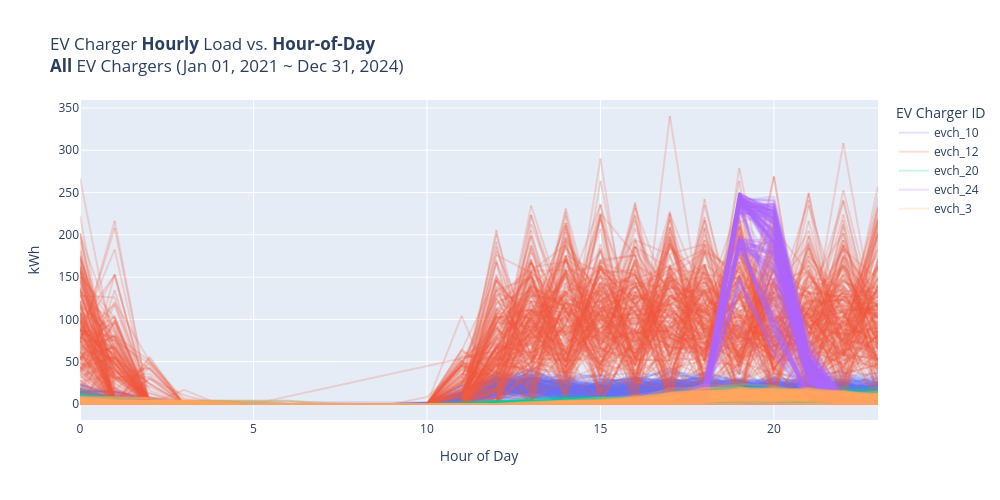

Notebook cell for this chart:
### Code cell
# Plotting hour-of-day boxplots and line charts, first for all EV Chargers combined and then one EV Charger per plot.
plot_evch_hourly_load_vs_hod(df_evch_enh, evch_id='all', chart_type='line')
plot_evch_hourly_load_vs_hod(df_evch_enh, evch_id='all', chart_type='box')
# Below loop is currently commented out because Jupyter has issues rendering that many plots.
# for evch_id in df_evch['evch_id'].unique():
#     plot_evch_hourly_load_vs_hod(df_evch_enh, evch_id=evch_id, chart_type='line')
#     plot_evch_hourly_load_vs_hod(df_evch_enh, evch_id=evch_id, chart_type='box')

### Figure 1 — Plotly figure (JSON) as saved in the notebook; plotly's stock layout.template omitted (floating-point values rounded to 4 significant figures; data arrays with more than 128 entries replaced by an {"elided": "..."} marker saying what was removed)
{"data": [{"hovertemplate": "EV Charger ID=evch_10<br>Hour of Day=%{x}<br>kWh=%{y}<extra></extra>", "legendgroup": "evch_10", "line": {"color": "#636efa", "dash": "solid"}, "marker": {"symbol": "circle"}, "mode": "lines", "name": "evch_10", "opacity": 0.2, "showlegend": true, "type": "scattergl", "x": {"elided": "5281 int values"}, "xaxis": "x", "y": {"elided": "5281 float values"}, "yaxis": "y"}, {"hovertemplate": "EV Charger ID=evch_12<br>Hour of Day=%{x}<br>kWh=%{y}<extra></extra>", "legendgroup": "evch_12", "line": {"color": "#EF553B", "dash": "solid"}, "marker": {"symbol": "circle"}, "mode": "lines", "name": "evch_12", "opacity": 0.2, "showlegend": true, "type": "scattergl", "x": {"elided": "5288 int values"}, "xaxis": "x", "y": {"elided": "5288 float values"}, "yaxis": "y"}, {"hovertemplate": "EV Charger ID=evch_20<br>Hour of Day=%{x}<br>kWh=%{y}<extra></extra>", "legendgroup": "evch_20", "line": {"color": "#00cc96", "dash": "solid"}, "marker": {"symbol": "circle"}, "mode": "lines", "name": "evch_20", "opacity": 0.2, "showlegend": true, "type": "scattergl", "x": {"elided": "5300 int values"}, "xaxis": "x", "y": {"elided": "5300 float values"}, "yaxis": "y"}, {"hovertemplate": "EV Charger ID=evch_24<br>Hour of Day=%{x}<br>kWh=%{y}<extra></extra>", "legendgroup": "evch_24", "line": {"color": "#ab63fa", "dash": "solid"}, "marker": {"symbol": "circle"}, "mode": "lines", "name": "evch_24", "opacity": 0.2, "showlegend": true, "type": "scattergl", "x": {"elided": "5300 int values"}, "xaxis": "x", "y": {"elided": "5300 float values"}, "yaxis": "y"}, {"hovertemplate": "EV Charger ID=evch_3<br>Hour of Day=%{x}<br>kWh=%{y}<extra></extra>", "legendgroup": "evch_3", "line": {"color": "#FFA15A", "dash": "solid"}, "marker": {"symbol": "circle"}, "mode": "lines", "name": "evch_3", "opacity": 0.2, "showlegend": true, "type": "scattergl", "x": {"elided": "5282 int values"}, "xaxis": "x", "y": {"elided": "5282 float values"}, "yaxis": "y"}], "layout": {"height": 500, "legend": {"title": {"text": "EV Charger ID"}, "tracegroupgap": 0}, "title": {"text": "EV Charger <b>Hourly</b> Load vs. <b>Hour-of-Day</b><br><b>All</b> EV Chargers (Jan 01, 2021 ~ Dec 31, 2024)"}, "width": 1000, "xaxis": {"anchor": "y", "domain": [0, 1], "title": {"text": "Hour of Day"}}, "yaxis": {"anchor": "x", "domain": [0, 1], "title": {"text": "kWh"}}}}
